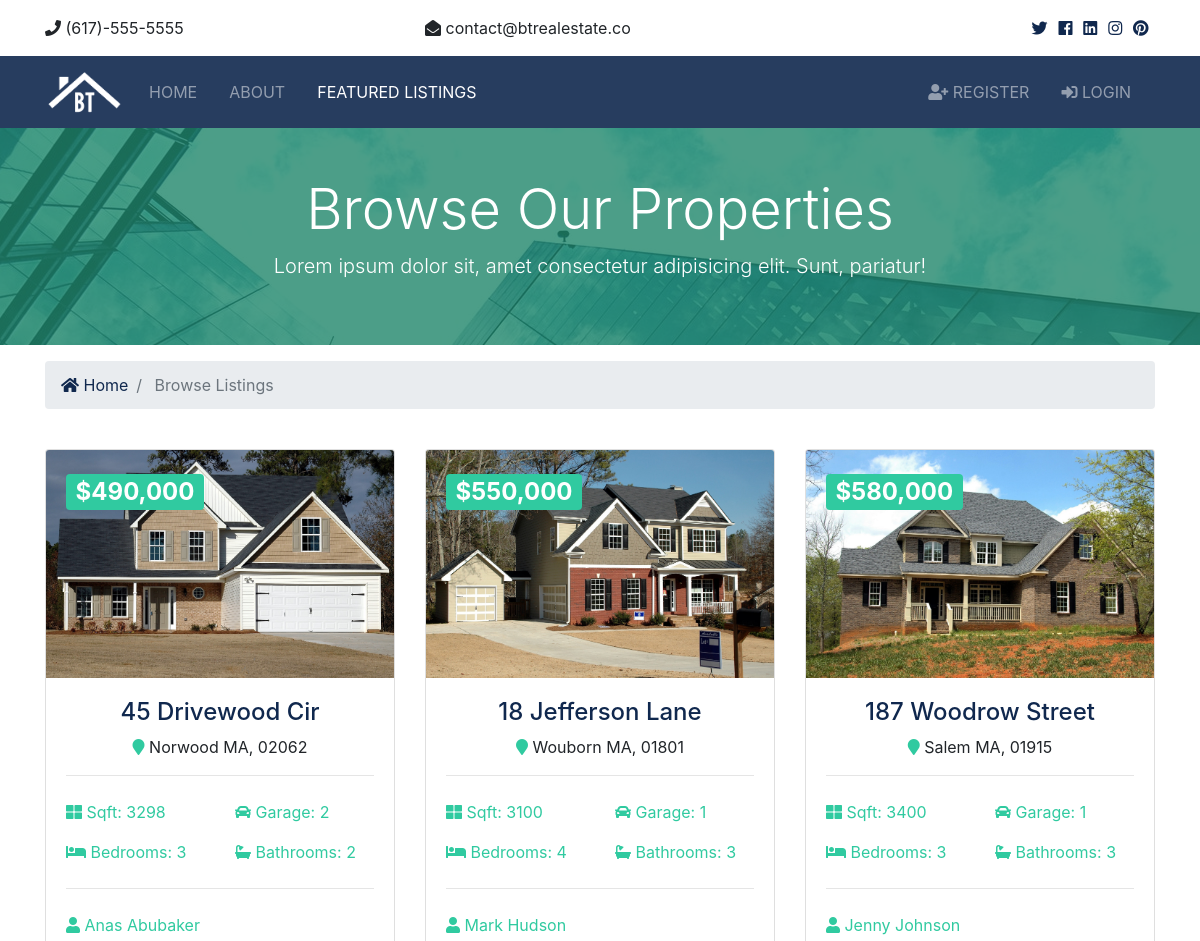
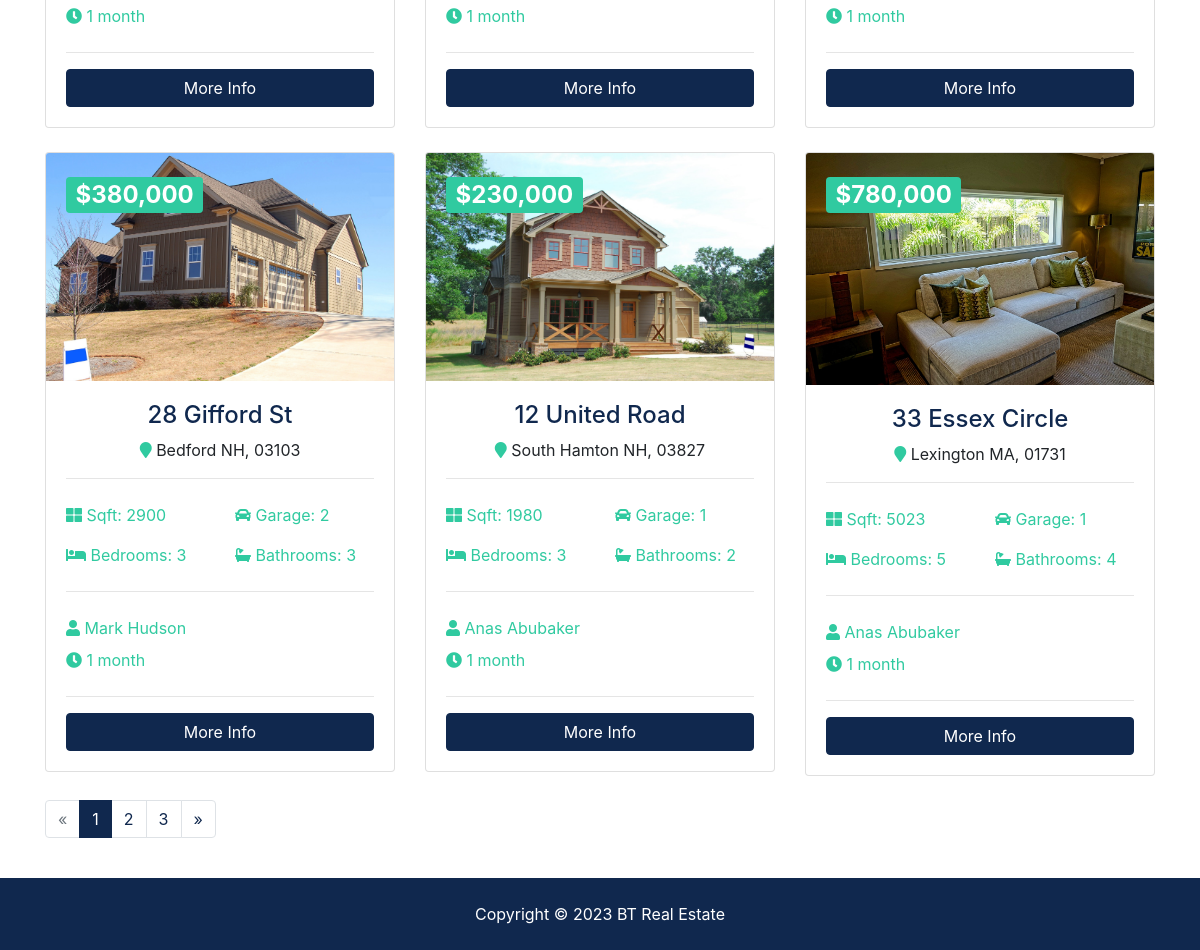
/listings/, run on the app's committed database (2 pictures, top to bottom).
### listings/models.py (models this page shows, shortened)
class Listing(models.Model):
    realtor = models.ForeignKey(Realtor, on_delete=models.DO_NOTHING)
    title = models.CharField(max_length=200)
    address = models.CharField(max_length=200)
    city = models.CharField(max_length=100)
    state = models.CharField(max_length=100)
    zipcode = models.CharField(max_length=20)
    description = models.TextField(blank=True)
    price = models.IntegerField()
    bedrooms = models.IntegerField()
    bathrooms = models.IntegerField()
    garage = models.IntegerField(default=0)
    sqft = models.IntegerField()
    lot_size = models.DecimalField(max_digits=5, decimal_places=1)
    photo_main = models.ImageField(upload_to='photos/%Y/%m/%d/')
    photo_1 = models.ImageField(upload_to='photos/%Y/%m/%d/', blank=True)
    photo_2 = models.ImageField(upload_to='photos/%Y/%m/%d/', blank=True)
    photo_3 = models.ImageField(upload_to='photos/%Y/%m/%d/', blank=True)
    photo_4 = models.ImageField(upload_to='photos/%Y/%m/%d/', blank=True)
    photo_5 = models.ImageField(upload_to='photos/%Y/%m/%d/', blank=True)
    photo_6 = models.ImageField(upload_to='photos/%Y/%m/%d/', blank=True)
    is_published = models.BooleanField(default=True)
    list_date = models.DateTimeField(default=datetime.now, blank=True)

### realtors/models.py (models this page shows)
class Realtor(models.Model):
    name = models.CharField(max_length=200)
    photo = models.ImageField(upload_to='photos/%Y/%m/%d/')
    description = models.TextField(blank=True)
    phone = models.CharField(max_length=20)
    email = models.CharField(max_length=50)
    is_mvp = models.BooleanField(default=False)
    hire_date = models.DateTimeField(default=datetime.now, blank=True)
    def __str__(self):
        return self.name

### listings/views.py (the view)
# urls.py: path('', views.index, name='listings'),
def index(request):
    listings = Listing.objects.all()
    context = {
        'listings':listings
    }
    return render(request, 'listings/listings.html', context)

### templates/listings/listings.html (shortened to what this page needs)
{% extends 'base.html' %}
{% load static %}
{% load humanize %}
{% block content %}
<section id="showcase-inner" class="py-5 text-white"
style="background-image: url('{% static 'img/building.jpg' %}')">
    <div class="container">
      <div class="row text-center">
        <div class="col-md-12">
          <h1 class="display-4">Browse Our Properties</h1>
          <p class="lead">Lorem ipsum dolor sit, amet consectetur adipisicing elit. Sunt, pariatur!</p>
        </div>
      </div>
    </div>
  </section>
  <section id="bc" class="mt-3">
    <div class="container">
      <nav aria-label="breadcrumb">
        <ol class="breadcrumb">
          <li class="breadcrumb-item">
            <a href="{% url 'index' %}">
              <i class="fas fa-home"></i> Home</a>
          </li>
          <li class="breadcrumb-item active"> Browse Listings</li>
        </ol>
      </nav>
    </div>
  </section>
  <section id="listings" class="py-4">
    <div class="container">
      <div class="row">
        {% if listings %}
            {% for listing in listings %}
            <div class="col-md-6 col-lg-4 mb-4">
            <div class="card listing-preview">
                <img class="card-img-top" src="{{listing.photo_main.url}}" alt="">
                <div class="card-img-overlay">
                <h2>
                    <span class="badge badge-secondary text-white">${{ listing.price | intcomma}}</span>
                </h2>
                </div>
                <div class="card-body">
                <div class="listing-heading text-center">
                    <h4 class="text-primary">{{ listing.title }}</h4>
                    <p>
                    <i class="fas fa-map-marker text-secondary"></i> {{listing.city}} {{listing.state}}, {{listing.zipcode}}</p>
                </div>
                <hr>
                <div class="row py-2 text-secondary">
                    <div class="col-6">
                    <i class="fas fa-th-large"></i> Sqft: {{listing.sqft}}</div>
                    <div class="col-6">
                    <i class="fas fa-car"></i> Garage: {{listing.garage}}</div>
                </div>
                <div class="row py-2 text-secondary">
                    <div class="col-6">
                    <i class="fas fa-bed"></i> Bedrooms: {{listing.bedrooms}}</div>
                    <div class="col-6">
                    <i class="fas fa-bath"></i> Bathrooms: {{listing.bathrooms}}</div>
                </div>
                <hr>
                <div class="row py-2 text-secondary">
                    <div class="col-12">
                    <i class="fas fa-user"></i> {{listing.realtor}}</div>
                </div>
                <div class="row text-secondary pb-2">
                    <div class="col-6">
                    <i class="fas fa-clock"></i> {{listing.list_date | timesince}}</div>
                </div>
                <hr>
                <a href="{% url 'listing' listing.id %}" class="btn btn-primary btn-block">More Info</a>
                </div>
            </div>
            </div>
            {% endfor %}
        {% else %}
            <div class="col-md-12">
                <p>No Listings Avilable</p>
            </div>
        {% endif %}
      </div>
      <div class="row">
        <div class="col-md-12">
          <ul class="pagination">
            <li class="page-item disabled">
              <a class="page-link" href="#">&laquo;</a>
            </li>
            <li class="page-item active">
              <a class="page-link" href="#">1</a>
            </li>
            <li class="page-item">
              <a class="page-link" href="#">2</a>
            </li>
            <li class="page-item">
              <a class="page-link" href="#">3</a>
            </li>
            <li class="page-item">
              <a class="page-link" href="#">&raquo;</a>
            </li>
          </ul>
        </div>
      </div>
    </div>
  </section>
{% endblock  %}

### templates/base.html (shortened to what this page needs)
{% load static %}
<!DOCTYPE html>
<html lang="en">
<head>
  <link rel="stylesheet" href="{% static 'css/all.css' %}">
  <link rel="stylesheet" href="{% static 'css/bootstrap.css' %}">
  <link rel="stylesheet" href="{% static 'css/style.css' %}">
  <link rel="stylesheet" href="{% static 'css/lightbox.min.css' %}">
</head>
<body>
    {% include 'partials/_topbar.html' %}
    {% include 'partials/_navbar.html' %}
    {% block content %}
    {% endblock  %}
    {% include 'partials/_footer.html' %}
</body>
</html>

### templates/partials/_topbar.html
<section id="top-bar" class="p-3">
    <div class="container">
      <div class="row">
        <div class="col-md-4">
          <i class="fas fa-phone"></i> (617)-555-5555
        </div>
        <div class="col-md-4">
          <i class="fas fa-envelope-open"></i> contact@btrealestate.co
        </div>
        <div class="col-md-4">
          <div class="social text-right">
            <a href="#">
              <i class="fab fa-twitter"></i>
            </a>
            <a href="#">
              <i class="fab fa-facebook"></i>
            </a>
            <a href="#">
              <i class="fab fa-linkedin"></i>
            </a>
            <a href="#">
              <i class="fab fa-instagram"></i>
            </a>
            <a href="#">
              <i class="fab fa-pinterest"></i>
            </a>
          </div>
        </div>
      </div>
    </div>
  </section>

### templates/partials/_navbar.html (shortened to what this page needs)
{% load static %}
<nav class="navbar navbar-expand-lg navbar-dark bg-primary sticky-top">
    <div class="container">
      <a class="navbar-brand" href="{% url 'index' %}">
        <img src="{% static 'img/logo.png' %}" class="logo" alt="">
      </a>
      <div class="collapse navbar-collapse" id="navbarNavAltMarkup">
        <ul class="navbar-nav">
          <li {% if '/' == request.path %}
          class="nav-item active mr-3"
          {% else %}
          class="nav-item mr-3"
          {% endif %}
          >
            <a class="nav-link" href="{% url 'index' %}">Home</a>
          </li>
          <li {% if 'about' in request.path %}
          class="nav-item active mr-3"
          {% else %}
          class="nav-item mr-3"
          {% endif %}
          >
            <a class="nav-link" href="{% url 'about' %}">About</a>
          </li>
          <li {% if 'listings' in request.path %}
          class="nav-item active mr-3"
          {% else %}
          class="nav-item mr-3"
          {% endif %}
          >
            <a class="nav-link" href="{% url 'listings' %}">Featured Listings</a>
          </li>
        </ul>
        <ul class="navbar-nav ml-auto">
          {% if user.is_authenticated %}
              <li {% if 'dashboard' in request.path %}
              class="nav-item active mr-3"
              {% else %}
              class="nav-item mr-3"
              {% endif %}
              >
                <a class="nav-link" href="{% url 'dashboard' %}">
                  Welcome {{user.username}} (Dashboard)</a>
              </li>
              <li class="nav-item mr-3">
                <a class="nav-link" href="javascript:{document.getElementById('logout').submit()}">
                  <i class="fas fa-sign-out-alt"></i> Logout</a>
              </li>
              <form action="{% url 'logout' %}" method="POST" id="logout">
                {% csrf_token %}
                <input type="hidden">
              </form>
          {% else %}
              <li {% if 'register' in request.path %}
              class="nav-item active mr-3"
              {% else %}
              class="nav-item mr-3"
              {% endif %}
              >
                <a class="nav-link" href="{% url 'register' %}">
                  <i class="fas fa-user-plus"></i> Register</a>
              </li>
              <li {% if 'login' in request.path %}
              class="nav-item active mr-3"
              {% else %}
              class="nav-item mr-3"
              {% endif %}
              >
                <a class="nav-link" href="{% url 'login' %}">
                  <i class="fas fa-sign-in-alt"></i>
                  Login</a>
              </li>
          {% endif %}
        </ul>
      </div>
    </div>
  </nav>

### templates/partials/_footer.html
<footer id="main-footer" class="py-4 bg-primary text-white text-center">
    Copyright &copy;
    <span class="year"></span> BT Real Estate
  </footer>

### BTRS/static/css/all.css (style rules this page uses)
.fa, .fas, .far, .fal, .fab { -moz-osx-font-smoothing: grayscale; -webkit-font-smoothing: antialiased; display: inline-block; font-style: normal; font-variant: normal; text-rendering: auto; line-height: 1; }
.fa-bath:before { content: "\f2cd"; }
.fa-bed:before { content: "\f236"; }
.fa-car:before { content: "\f1b9"; }
.fa-clock:before { content: "\f017"; }
.fa-envelope-open:before { content: "\f2b6"; }
.fa-facebook:before { content: "\f09a"; }
.fa-home:before { content: "\f015"; }
.fa-instagram:before { content: "\f16d"; }
.fa-linkedin:before { content: "\f08c"; }
.fa-map-marker:before { content: "\f041"; }
.fa-phone:before { content: "\f095"; }
.fa-pinterest:before { content: "\f0d2"; }
.fa-sign-in-alt:before { content: "\f2f6"; }
.fa-th-large:before { content: "\f009"; }
.fa-twitter:before { content: "\f099"; }
.fa-user:before { content: "\f007"; }
.fa-user-plus:before { content: "\f234"; }
.fab { font-family: 'Font Awesome 5 Brands'; }
.fa, .fas { font-family: 'Font Awesome 5 Free'; font-weight: 900; }

### BTRS/static/css/style.css (style rules this page uses)
img { width: 100%; }
.logo { width: 80px; }
.navbar { opacity: 0.9; text-transform: uppercase; }
.social a { margin-right: 0.4rem; }
#showcase-inner { background: url(../img/building.jpg) no-repeat top center fixed; background-repeat: no-repeat; background-position: top; background-attachment: fixed; background-size: cover cover; position: relative; overflow: hidden; min-height: 200px; }
#showcase-inner::before { content: ''; position: absolute; top: 0; left: 0; min-height: 100%; width: 100%; background: rgba(32, 134, 107, 0.8); }
.listing-preview a { position: relative; }

### data on the page
Listing: photo_main (picture), price "490,000", title "45 Drivewood Cir", city "Norwood", state "MA", zipcode "02062", sqft "3298", garage "2", bedrooms "3", bathrooms "2", realtor "Anas Abubaker", list_date "1 month"
Listing: photo_main (picture), price "550,000", title "18 Jefferson Lane", city "Wouborn", state "MA", zipcode "01801", sqft "3100", garage "1", bedrooms "4", bathrooms "3", realtor "Mark Hudson", list_date "1 month"
Listing: photo_main (picture), price "580,000", title "187 Woodrow Street", city "Salem", state "MA", zipcode "01915", sqft "3400", garage "1", bedrooms "3", bathrooms "3", realtor "Jenny Johnson", list_date "1 month"
Listing: photo_main (picture), price "380,000", title "28 Gifford St", city "Bedford", state "NH", zipcode "03103", sqft "2900", garage "2", bedrooms "3", bathrooms "3", realtor "Mark Hudson", list_date "1 month"
Listing: photo_main (picture), price "230,000", title "12 United Road", city "South Hamton", state "NH", zipcode "03827", sqft "1980", garage "1", bedrooms "3", bathrooms "2", realtor "Anas Abubaker", list_date "1 month"
Listing: photo_main (picture), price "780,000", title "33 Essex Circle", city "Lexington", state "MA", zipcode "01731", sqft "5023", garage "1", bedrooms "5", bathrooms "4", realtor "Anas Abubaker", list_date "1 month"
